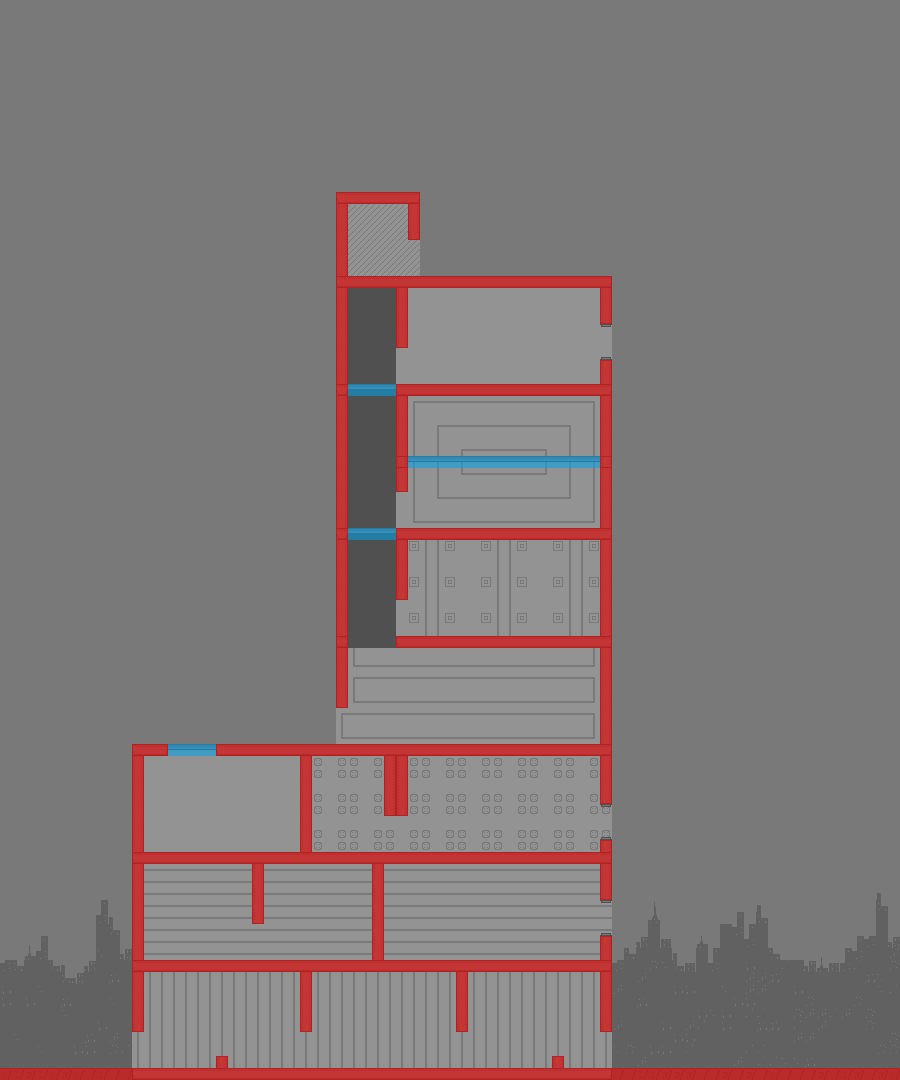

A 2D game scene composited from a Tiled map and its tileset images. What follows is a short description and the map's XML, with each tile layer's data collapsed to a summary:
An orthogonal 75x90 tile map with 12x12 px tiles, 3 tile layers (Background, Foreground, Collision), 3 tilesets and 34 objects (11x Container, 4x Stairwell, doorOne, doorTwo).

<map version="1.0" orientation="orthogonal" width="75" height="90" tilewidth="12" tileheight="12">
 <properties>
  <property name="mapDescription" value="A lofty building filled with lots\nof offices, and lots of money.\nBe aware, it's heavily patrolled\nand security has heard of\nyour tricks!" />
  <property name="mapName" value="The Office Complex" />
 </properties>
 <tileset firstgid="1" name="tilemap" tilewidth="12" tileheight="12">
  <image source="TiledGraphics/tilemap.png" width="72" height="144" />
 </tileset>
 <tileset firstgid="73" name="collision" tilewidth="12" tileheight="12">
  <image source="TiledGraphics/collision.png" width="24" height="12" />
 </tileset>
 <tileset firstgid="75" name="objects" tilewidth="12" tileheight="12">
  <image source="TiledGraphics/objects.png" width="96" height="12" />
 </tileset>
 <layer name="Background" width="75" height="90">
  <data>[6750 cells, 6750 non-empty, 43 distinct tile ids]</data>
 </layer>
 <layer name="Foreground" width="75" height="90">
  <data>[6750 cells, 34 non-empty, 3 distinct tile ids]</data>
 </layer>
 <layer name="Collision" width="75" height="90" opacity="0.56">
  <properties>
   <property name="draw" value="false" />
  </properties>
  <data>[6750 cells, 476 non-empty, 2 distinct tile ids]</data>
 </layer>
 <objectgroup name="Objects" width="75" height="90">
  <object gid="78" x="132" y="1056" />
  <object gid="78" x="300" y="1056" />
  <object gid="78" x="456" y="1056" />
  <object gid="78" x="600" y="1056" />
  <object gid="78" x="252" y="948" />
  <object name="doorOne" gid="78" x="396" y="840">
   <properties>
    <property name="open" value="" />
   </properties>
  </object>
  <object name="doorTwo" gid="78" x="408" y="264">
   <properties>
    <property name="open" value="" />
   </properties>
  </object>
  <object gid="78" x="336" y="732" />
  <object gid="75" x="366" y="648" />
  <object gid="81" x="480" y="744" />
  <object gid="81" x="216" y="960" />
  <object gid="81" x="576" y="960" />
  <object gid="81" x="540" y="456" />
  <object gid="81" x="504" y="528" />
  <object gid="81" x="516" y="276" />
  <object gid="76" x="12" y="1068">
   <properties>
    <property name="spawn" value="" />
   </properties>
  </object>
  <object gid="76" x="840" y="1068">
   <properties>
    <property name="end" value="tutorial" />
   </properties>
  </object>
  <object name="Container" gid="77" x="204" y="960">
   <properties>
    <property name="money" value="300" />
    <property name="type" value="2" />
   </properties>
  </object>
  <object name="Container" gid="77" x="276" y="852">
   <properties>
    <property name="money" value="400" />
    <property name="type" value="2" />
   </properties>
  </object>
  <object name="Container" gid="77" x="360" y="852">
   <properties>
    <property name="money" value="250" />
    <property name="type" value="2" />
   </properties>
  </object>
  <object name="Container" gid="77" x="324" y="852">
   <properties>
    <property name="money" value="750" />
    <property name="type" value="3" />
   </properties>
  </object>
  <object gid="80" x="378" y="852">
   <properties>
    <property name="action" value="close" />
    <property name="door" value="doorOne" />
    <property name="time" value="-1" />
   </properties>
  </object>
  <object name="Container" gid="77" x="504" y="852">
   <properties>
    <property name="money" value="300" />
    <property name="type" value="1" />
   </properties>
  </object>
  <object name="Container" gid="77" x="576" y="528">
   <properties>
    <property name="money" value="500" />
    <property name="type" value="2" />
   </properties>
  </object>
  <object name="Container" gid="77" x="528" y="528">
   <properties>
    <property name="money" value="500" />
    <property name="type" value="1" />
   </properties>
  </object>
  <object name="Container" gid="77" x="576" y="456">
   <properties>
    <property name="money" value="600" />
    <property name="type" value="3" />
   </properties>
  </object>
  <object name="Container" gid="77" x="432" y="456">
   <properties>
    <property name="money" value="400" />
    <property name="type" value="1" />
   </properties>
  </object>
  <object name="Container" gid="77" x="540" y="384">
   <properties>
    <property name="money" value="1000" />
    <property name="type" value="1" />
   </properties>
  </object>
  <object name="Container" gid="77" x="360" y="276">
   <properties>
    <property name="money" value="3000" />
    <property name="type" value="2" />
   </properties>
  </object>
  <object type="Stairwell" x="324" y="1056">
   <polyline points="24,0 24,-108" />
  </object>
  <object type="Stairwell" x="504" y="948">
   <polyline points="0,0 0,108" />
  </object>
  <object type="Stairwell" x="168" y="948">
   <polyline points="0,0 0,-108" />
  </object>
  <object type="Stairwell" x="576" y="732">
   <polyline points="0,0 0,-108" />
  </object>
  <object gid="80" x="390" y="276">
   <properties>
    <property name="action" value="close" />
    <property name="door" value="doorTwo" />
    <property name="time" value="-1" />
   </properties>
  </object>
 </objectgroup>
</map>
